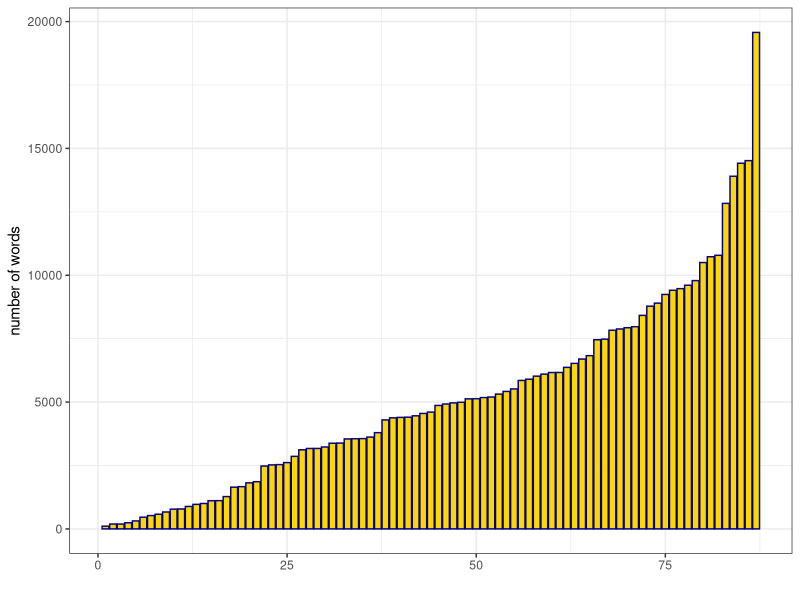
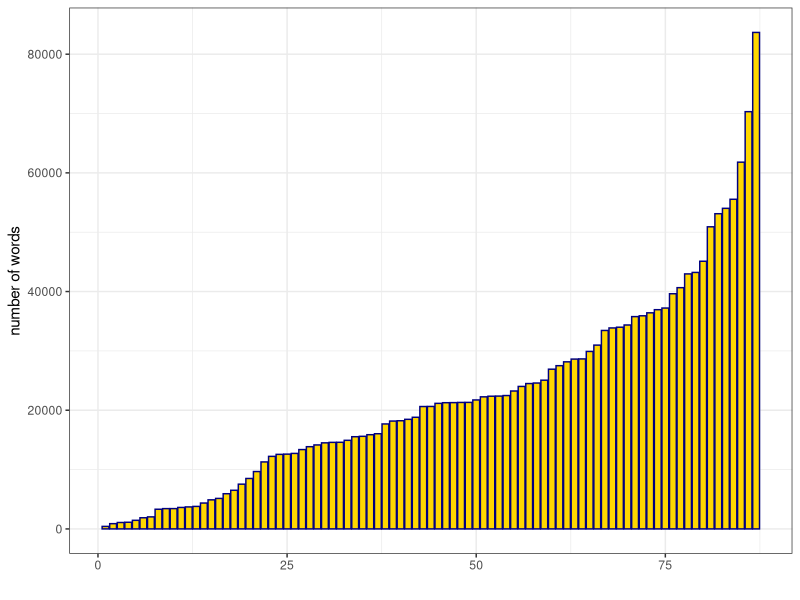

These charts were generated, in order, by the following R code:
## ---- chunk 1
# This chunk can include things you need for the rest of the document
library('ggplot2') ## most of the time you will need ggplot
library("maps")
library('dplyr')
theme_set(theme_bw()) # change the default ggplot theme to black-and-white

knitr::opts_chunk$set(
  echo=T, ## show your R code chunk
  message = F, ## hide the message
  warning = F, ## hide the warning
  autodep = T ## make sure your separate code chunks can find the dependencies (from other code chunk)
)
## ---- chunk 2
### Here we will explore our dataset.
num_of_contracts <- length(list.files("./data"))
cat("There are", num_of_contracts, "contracts in our dataset.")

summary_table <- read.table("./summary.txt", header = FALSE, sep = ' ')
colnames(summary_table) <- c("Contract_name", "Num_of_the_stopwords", "Num_of_words")

summary(summary_table)


summary_table[order(summary_table$Num_of_words),] %>% 
  ggplot() +
  geom_bar(mapping = aes(x = 1:nrow(summary_table), y = Num_of_words), stat = "identity", color = "navyblue", fill = "gold") +
  xlab("") +
  ylab("number of words")
  
## ---- chunk 3
summary_table[order(summary_table$Num_of_the_stopwords),] %>% 
  ggplot() +
  geom_bar(mapping = aes(x = 1:nrow(summary_table), y = Num_of_the_stopwords), stat = "identity", color = "navyblue", fill = "gold") +
  xlab("") +
  ylab("number of words")
